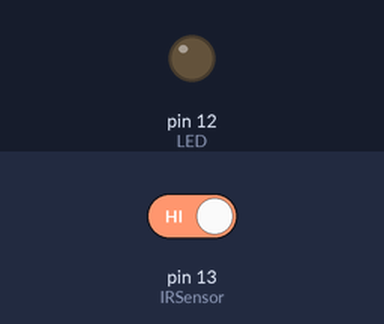
The sketch below on a simulated Arduino Uno, built with avr-gcc and run on an emulated ATmega328P. Parts: output pins drawn as LEDs (lit = HIGH). The inputs (shaded band) are chosen by the test bench; at power-on: pin 13 (IRSensor) HIGH.

Above: at 1.2 s.
1.3 s: pin 13 (IRSensor) driven LOW
At 1.7 s:
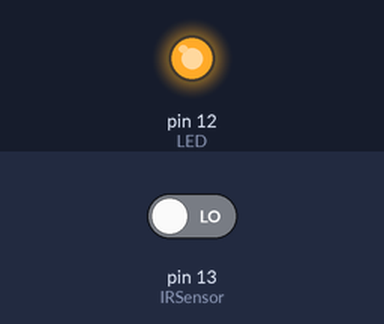
2.8 s: pin 13 (IRSensor) driven HIGH
At 4.0 s:
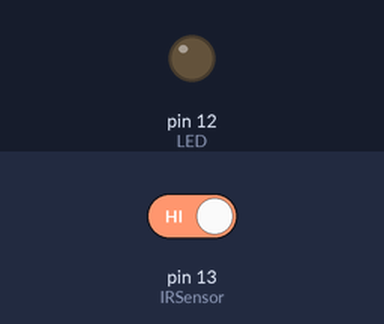
Timing chart, 0 to 5.8 s (numbered marks = the images above; inputs shaded):
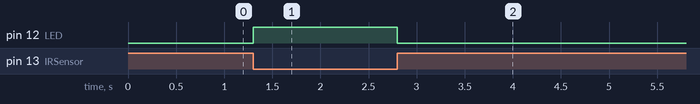

Measured:
- after the input at 1.3 s, pin 12 (LED): LOW → HIGH at once
- after the input at 2.8 s, pin 12 (LED): HIGH → LOW at once

The sketch:

motionsensor.ino
```cpp
int IRSensor = 13;
int LED = 12;


void setup() {
  // put your setup code here, to run once:
  pinMode(IRSensor, INPUT);
  pinMode(LED, OUTPUT);

}

void loop() {
  // put your main code here, to run repeatedly:
  bool readValue;
  readValue = digitalRead(IRSensor);
  if(!readValue){
    digitalWrite(LED, HIGH);
  }else{
    digitalWrite(LED, LOW);
  }
}
```
